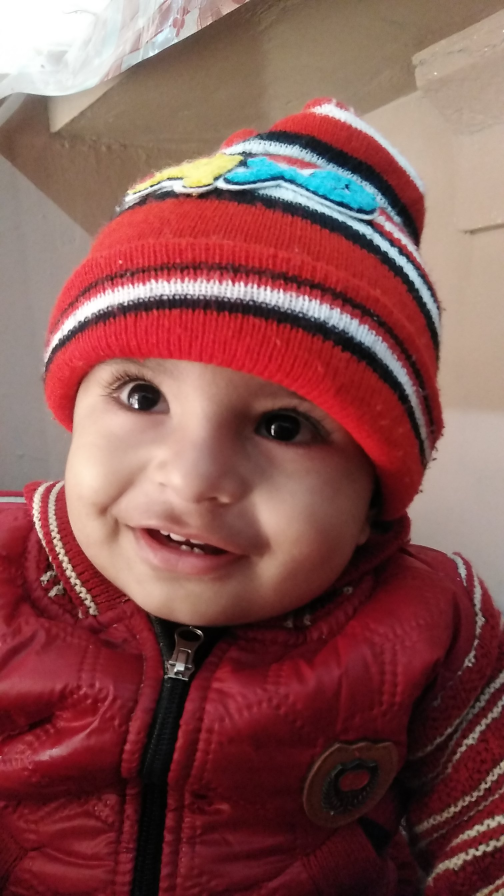
#> input picture resources/asf.jpg, 1512 x 2688 px (shown at 1/3 size)
$ python image_into_gray.py
#> lines starting #> are read from the running program, lines starting #| are printed output that depends on the picture
import cv2 as cv

import numpy as np

img = cv.imread("resources/asf.jpg")
#> img is the input picture: shape (2688, 1512, 3); mean B, G, R 80.5, 82.9, 134.6
img = cv.resize(img,(800,600))
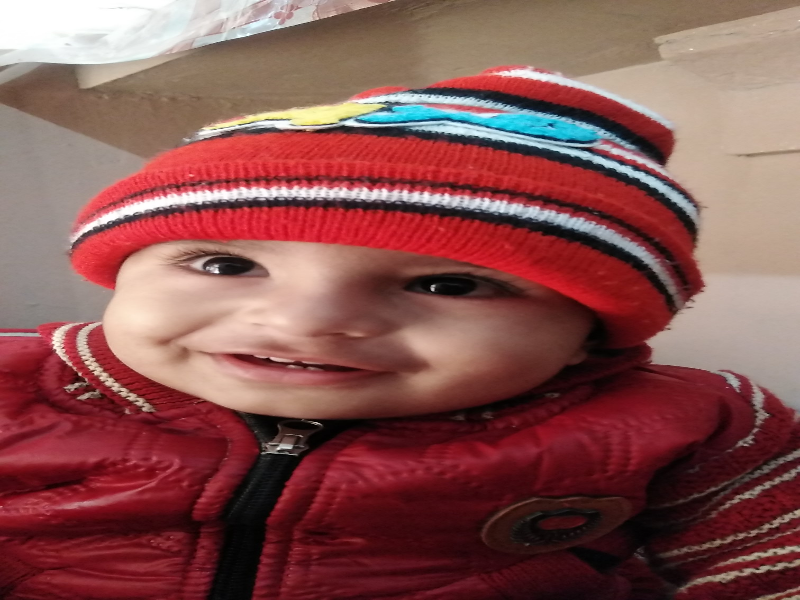
#> img: shape (600, 800, 3); mean B, G, R 80.4, 82.8, 134.5
gray = cv.cvtColor(img,cv.COLOR_BGR2GRAY)
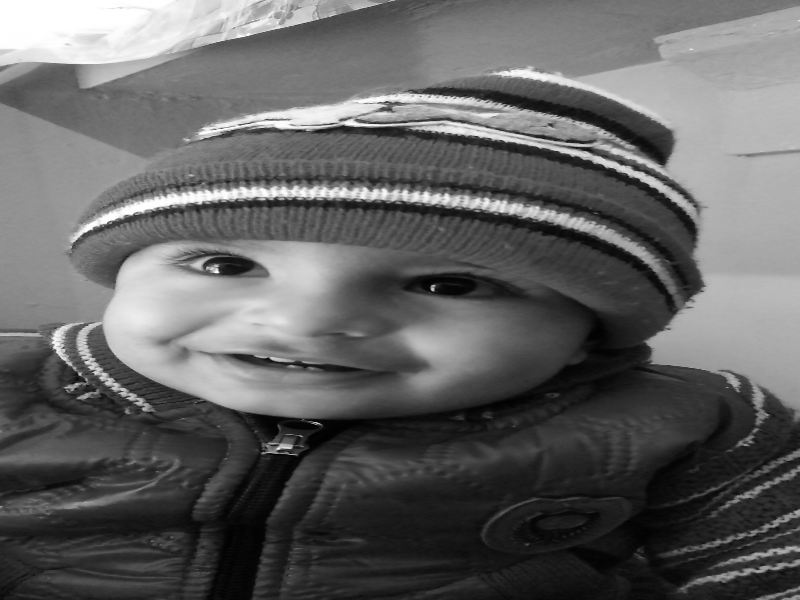
#> gray: shape (600, 800); min 0, max 255, mean 98
cv.imshow("image1",img)
cv.imshow("GRAY_image",gray)
cv.waitKey(0)
cv.destroyAllWindows()

$ run again, with resources/dani.jpg copied over resources/asf.jpg
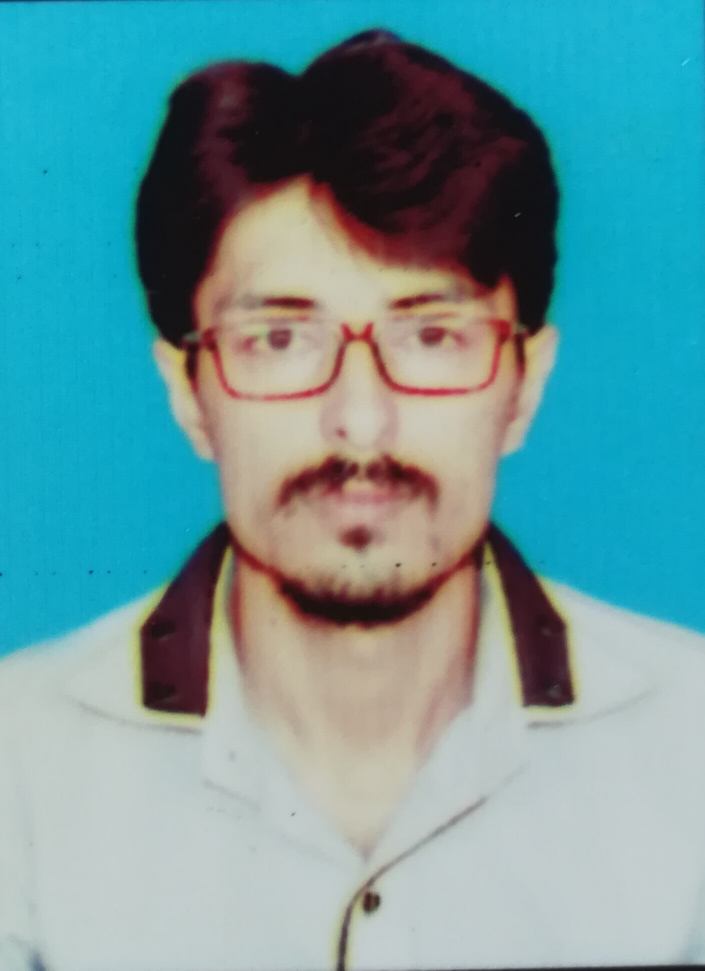
#> input picture resources/dani.jpg, 1409 x 1941 px (shown at 1/2 size)
#> img is the input picture: shape (1941, 1409, 3); mean B, G, R 157.6, 152.8, 106.2
#> `img = cv.resize(img,(800,600))`:
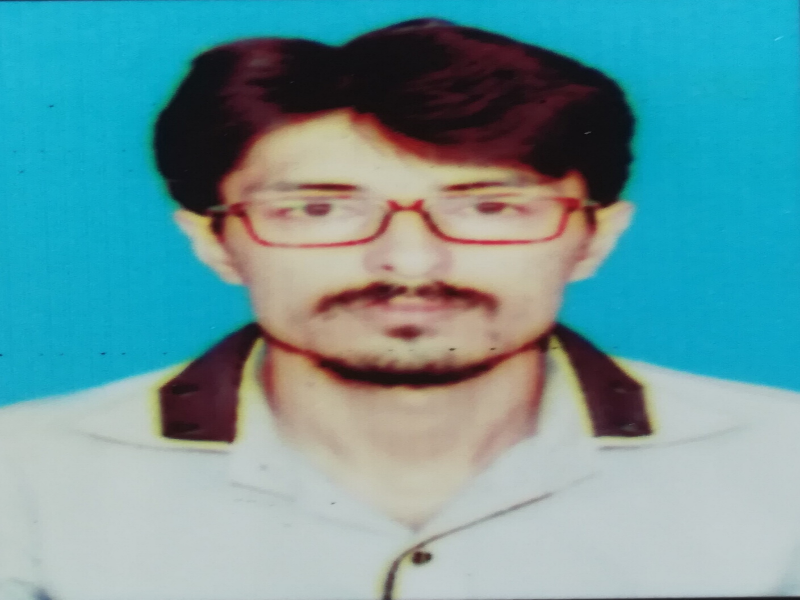
#> img: shape (600, 800, 3); mean B, G, R 157.5, 152.8, 106.1
#> `gray = cv.cvtColor(img,cv.COLOR_BGR2GRAY)`:
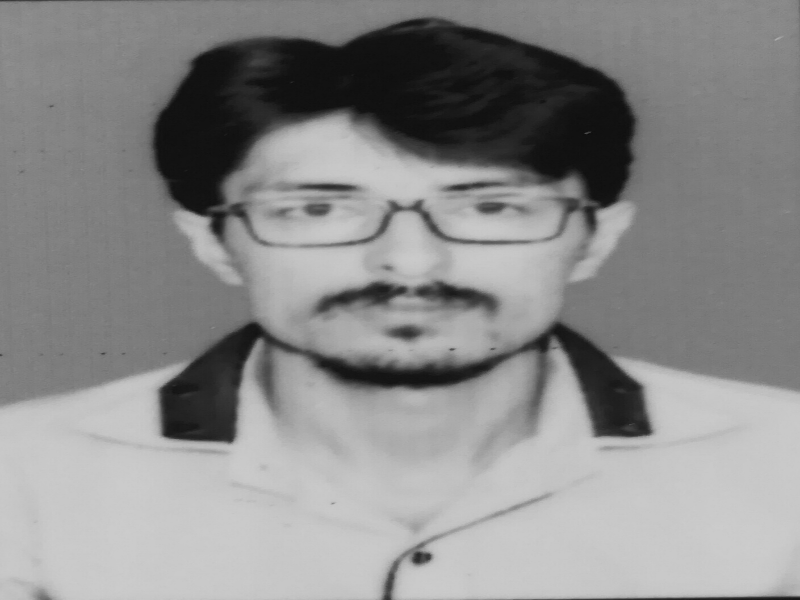
#> gray: shape (600, 800); min 11, max 205, mean 139.3

$ run again, with resources/images.jpg copied over resources/asf.jpg
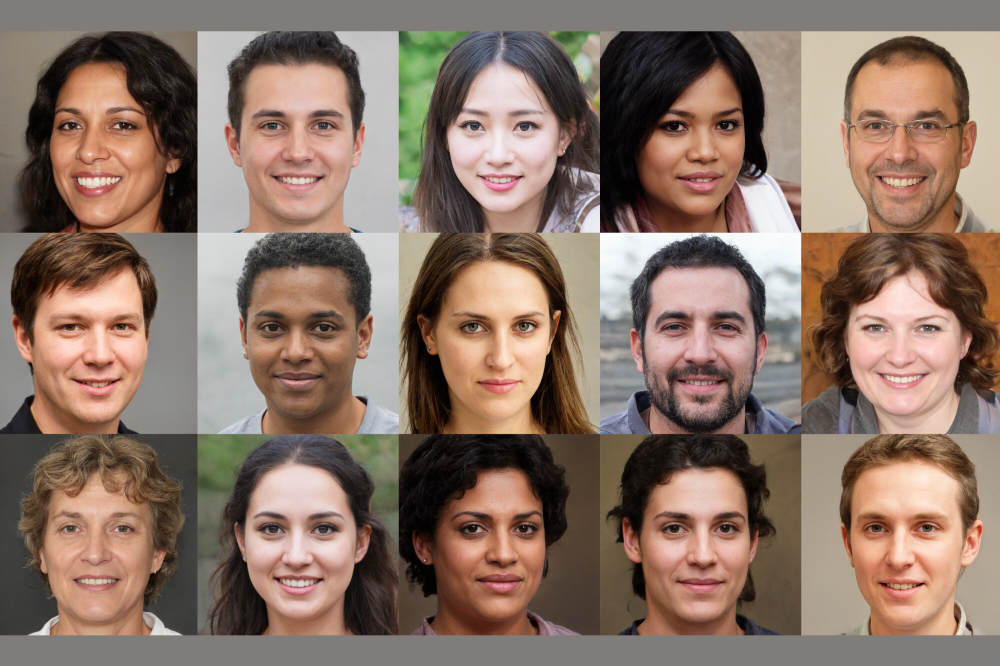
#> input picture resources/images.jpg, 2000 x 1331 px (shown at 1/2 size)
#> img is the input picture: shape (1331, 2000, 3); mean B, G, R 102.6, 115.7, 138.6
#> `img = cv.resize(img,(800,600))`:
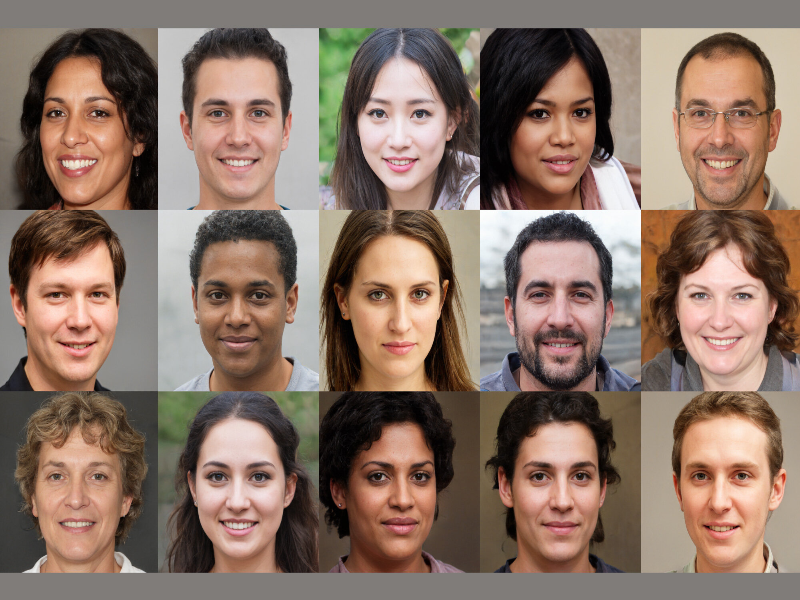
#> img: shape (600, 800, 3); mean B, G, R 102.5, 115.6, 138.5
#> `gray = cv.cvtColor(img,cv.COLOR_BGR2GRAY)`:
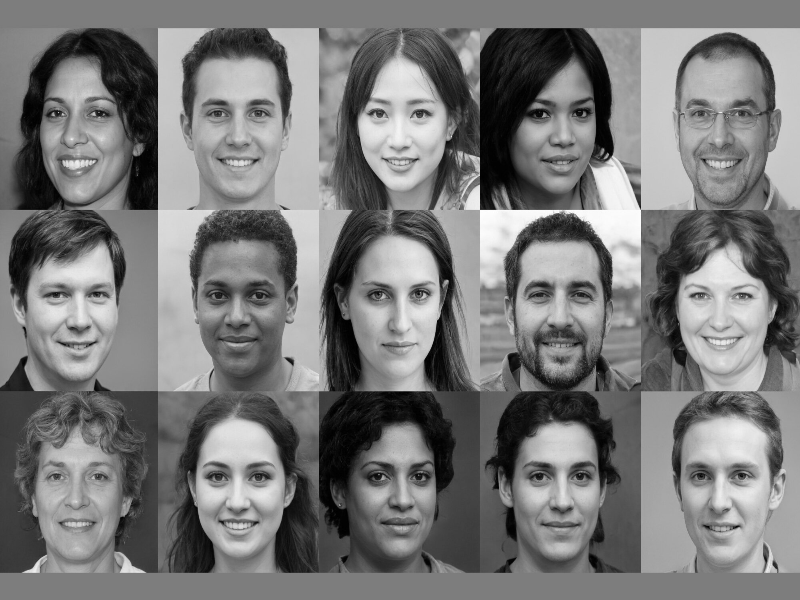
#> gray: shape (600, 800); min 0, max 255, mean 121

$ run again, with resources/img11.jpg copied over resources/asf.jpg
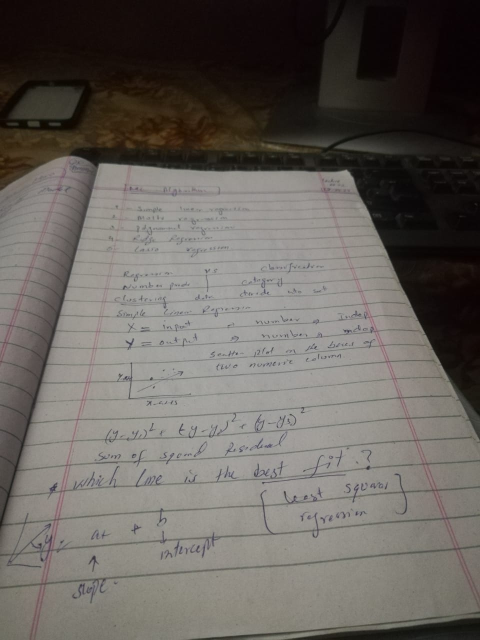
#> input picture resources/img11.jpg, 960 x 1280 px (shown at 1/2 size)
#> img is the input picture: shape (1280, 960, 3); mean B, G, R 94, 99, 103.7
#> `img = cv.resize(img,(800,600))`:
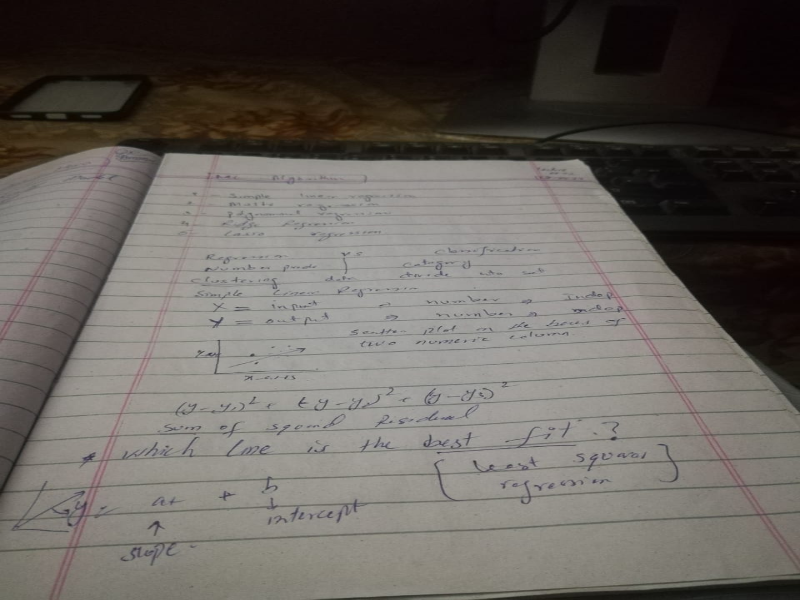
#> img: shape (600, 800, 3); mean B, G, R 93.9, 98.9, 103.6
#> `gray = cv.cvtColor(img,cv.COLOR_BGR2GRAY)`:
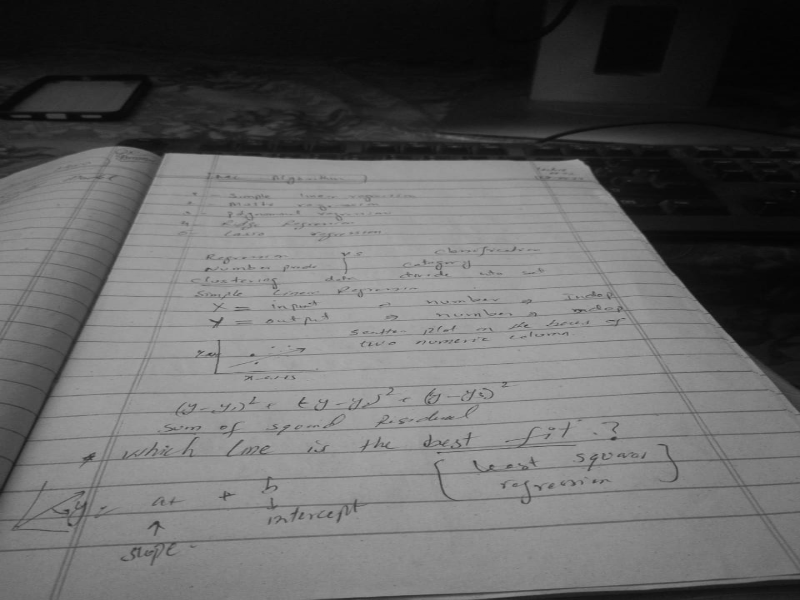
#> gray: shape (600, 800); min 3, max 172, mean 99.8
